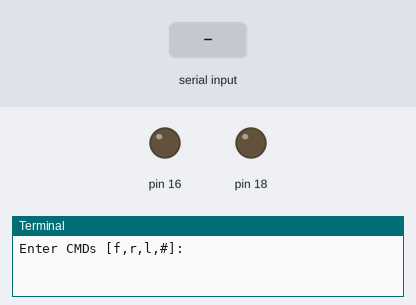
The program below on a simulated Raspberry Pi (header pin numbers). Parts: output pins drawn as LEDs (lit = HIGH), the last lines printed to the terminal. The test bench sets the inputs (shaded band). At 1.8 s the program stops and its outputs stay as they are.

Above: at 1.2 s.
1.3 s: "f" typed at the terminal, then Enter
At 1.7 s:
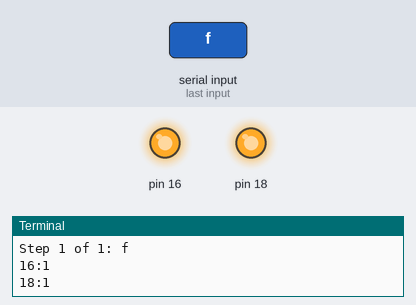
Timing chart, 0 to 3.3 s (numbered marks = the images above; inputs shaded):
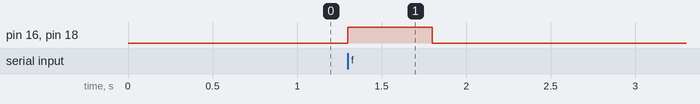

The program:

rover_drivefwd.py
```python
#!/usr/bin/env python3
#rover_drivefwd.py
#HARDWARE SETUP
# P1
# 2[==X====LR====]26[=======]40
# 1[=============]25[=======]39
import time
import wiringpi2
ON=1;OFF=0
IN=0;OUT=1
STEP=0.5
PINS=[16,18] # PINS=[L-motor,R-motor]
FWD=[ON,ON]
RIGHT=[ON,OFF]
LEFT=[OFF,ON]
DEBUG=True

class motor:
  # Constructor
  def __init__(self,pins=PINS,steptime=STEP):
    self.pins = pins
    self.steptime=steptime
    self.GPIOsetup()

  def GPIOsetup(self):
    wiringpi2.wiringPiSetupPhys()
    for gpio in self.pins:
      wiringpi2.pinMode(gpio,OUT)

  def off(self):
    for gpio in self.pins:
      wiringpi2.digitalWrite(gpio,OFF)

  def drive(self,drive,step=STEP):
    for idx,gpio in enumerate(self.pins):
      wiringpi2.digitalWrite(gpio,drive[idx])
      if(DEBUG):print("%s:%s"%(gpio,drive[idx]))
    time.sleep(step)
    self.off()

  def cmd(self,char,step=STEP):
    if char == 'f':
      self.drive(FWD,step)
    elif char == 'r':
      self.drive(RIGHT,step)
    elif char == 'l':
      self.drive(LEFT,step)
    elif char == '#':
      time.sleep(step)

def main():
  import os
  if "CMD" in os.environ:
    CMD=os.environ["CMD"]
    INPUT=False
    print("CMD="+CMD)
  else:
    INPUT=True
  roverPi=motor()
  if INPUT:
    print("Enter CMDs [f,r,l,#]:")
    CMD=input()
  for idx,char in enumerate(CMD.lower()):
    if(DEBUG):print("Step %s of %s: %s"%(idx+1,len(CMD),char))
    roverPi.cmd(char)

if __name__ == '__main__':
  try:
    main()
  except KeyboardInterrupt:
    print ("Finish")
#End
```

Measured:
- after the input at 1.3 s, pin 16, pin 18: LOW → HIGH at once, → LOW 0.50 s later
